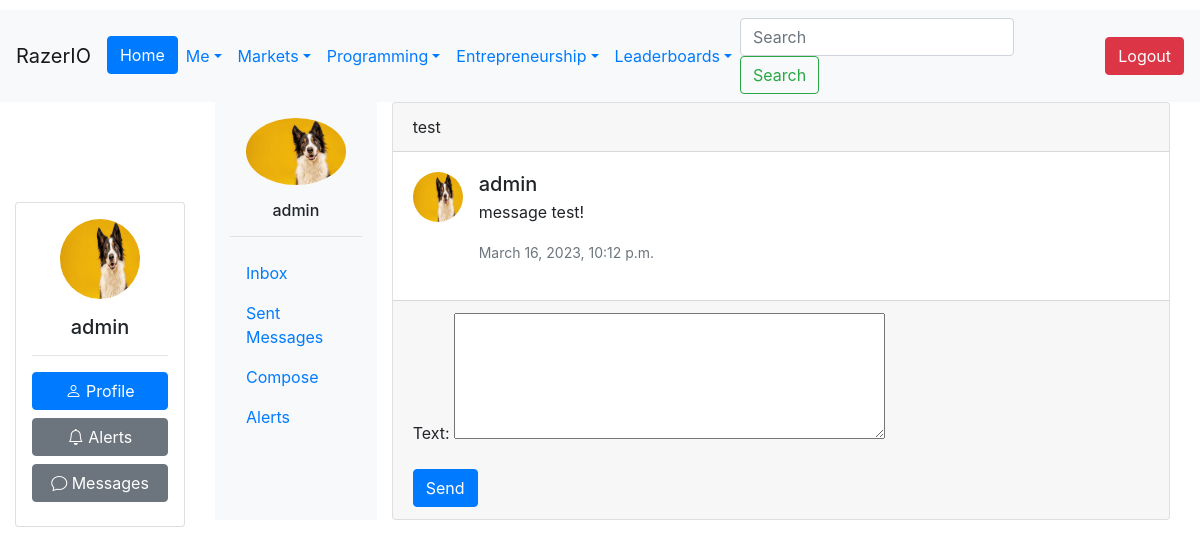
The page /conversation/40 (signed in) on the database its author committed.
### Users/models.py (models this page shows, shortened)
class CustomUser(AbstractUser):
    Bio = models.CharField(max_length=240, default='')
    Salary = models.IntegerField(default=0)
    Company = models.ForeignKey('Company.Company', on_delete=models.CASCADE,
                                   null=True, blank=True)
    Country = models.ForeignKey(Country, on_delete=models.CASCADE, null=True)
    Region = models.ForeignKey(Region, on_delete=models.CASCADE, null=True)
    ProfilePic = models.ImageField(upload_to=upload_to, null=True, blank=True)
    Skill = models.ManyToManyField(Skill, through="User_Skill")
    Company_Verified_Email = models.BooleanField(default=False)
    badges = models.JSONField(default=dict)
    experience_level = models.CharField(choices=EXPERIENCE_LEVEL_CHOICES, max_length=50, default='Principal')
    DateOfBirth = models.DateField(null=True, blank=True)

### MessagingAlerts/models.py (models this page shows, shortened)
class Conversation(models.Model):
    participants = models.ManyToManyField(User, through='Participant', related_name='conversations')
    created_at = models.DateTimeField(auto_now_add=True)
    subject = models.TextField(max_length=256, blank=True, null=True)

class Message(models.Model):
    sender = models.ForeignKey(User, on_delete=models.CASCADE, related_name='send_messages')
    content = models.TextField(max_length=10000)
    timestamp = models.DateTimeField(auto_now_add=True)
    conversation = models.ForeignKey(Conversation, on_delete=models.CASCADE)
    read_by = models.ManyToManyField(User, related_name='read_messages', blank=True)

### MessagingAlerts/views.py (the view)
# urls.py: path('conversation/<int:id>', conversation, name='conversation'),
@login_required
def conversation(request, id):
    user = request.user
    conversation = get_object_or_404(Conversation, id=id)
    participants = conversation.participants.all()
    if user not in participants:
        return render(request, 'unauthorized_conversation.html')
    messages = conversation.message_set.order_by('timestamp')
    for message in messages:
        if user not in message.read_by.all():
            message.read_by.add(user)
            message.save()
    if request.method == "POST":
        form = SendMessageForm(request.POST)
        if form.is_valid():
            message = form.save(commit=False)
            message.conversation = conversation
            message.sender = user
            message.content = form.cleaned_data['content']
            message.save()
            return redirect('conversation', id=id)
    else:
            form = SendMessageForm(initial={'conversation': conversation})
    context = {
        'conversation':conversation,
        'messages':messages,
        'form':form,
    }
    return render(request, 'conversation.html', context=context)

### MessagingAlerts/forms.py
class SendMessageForm(forms.ModelForm):
    content = forms.CharField(widget=forms.Textarea(attrs={'rows':5}), label='Text')
    class Meta:
        model = Message
        fields = ['content']

### templates/conversation.html (shortened to what this page needs)
{% extends 'base.html' %}
{% load static %}
{% block content %}
<div class="container-fluid">
  <div class="row">
<div class="col-md-2 col-sm-3 bg-light">
  <div class="pt-3">
    {% if request.user.ProfilePic %}
      <img src="{{ request.user.ProfilePic.url }}" alt="Profile Image" class="rounded-circle mx-auto d-block img-fluid" width="100">
    {% else %}
      <img src="{% static 'img/pfp.jpg' %}" alt="Profile Image" class="rounded-circle mx-auto d-block img-fluid" width="100">
    {% endif %}
    <h6 class="text-center mt-3">{{ request.user.username }}</h6>
  </div>
  <hr>
  <ul class="nav flex-column">
      <li class="nav-item">
        <a class="nav-link" href="{% url 'inbox' %}">Inbox</a>
      </li>
      <li class="nav-item">
        <a class="nav-link" href="{% url 'outbox' %}">Sent Messages</a>
      </li>
      <li class="nav-item">
        <a class="nav-link" href="#">Compose</a>
      </li>
      <li class="nav-item">
        <a class="nav-link" href="#">Alerts</a>
      </li>
    </ul>
</div>
<div class="col-md-10 col-sm-9">
  <div class="card">
    <div class="card-header">{{ conversation.subject }}</div>
    <div class="card-body">
      <ul class="list-unstyled">
        {% for message in messages %}
          <li class="media">
            {% if message.sender.ProfilePic %}
                <img src="{{ message.sender.ProfilePic.url }}" class="mr-3 rounded-circle" alt="{{ message.sender.username }}" width="50" height="50">
            {% else %}
                <img src="#" class="mr-3 rounded-circle" alt="{{ message.sender.username }}" width="50" height="50">
            {% endif %}
            <div class="media-body">
              <h5 class="mt-0 mb-1">{{ message.sender.username }}</h5>
              <p>{{ message.content }}</p>
              <small class="text-muted">{{ message.timestamp }}</small>
            </div>
          </li>
        {% endfor %}
      </ul>
    </div>
    <div class="card-footer">
      <form method="POST" action="">
        {{ form.as_p }}
        <button type="submit" class="btn btn-primary">Send</button>
      </form>
    </div>
  </div>
</div>
  </div>
</div>
{% endblock %}

### templates/base.html (shortened to what this page needs)
<!doctype html>
<html lang="en">
<head>
{% load bootstrap4 %}
<link rel="stylesheet" href="https://cdn.jsdelivr.net/npm/bootstrap@4.6.2/dist/css/bootstrap.min.css">
<link rel="stylesheet" href="https://unpkg.com/bootstrap-table@1.21.3/dist/bootstrap-table.min.css">
<link rel="stylesheet" href="https://cdn.jsdelivr.net/npm/bootstrap-icons@1.10.3/font/bootstrap-icons.css">
  <link rel="stylesheet" href="https://cdnjs.cloudflare.com/ajax/libs/jqueryui/1.13.2/themes/base/jquery-ui.min.css" />
</head>
<body>
    {% if user.is_authenticated %}
<nav class="navbar navbar-expand-sm navbar-light bg-light" style="margin-top: 10px;">
  <a class="navbar-brand">RazerIO</a>
  <div class="collapse navbar-collapse" id="navbarSupportedContent">
    <ul class="navbar-nav mr-auto">
      <li class="nav-item active">
        <a href="{% url 'home' %}" class="btn btn-primary">Home</a>
      </li>
      <li class="nav-item dropdown">
        <a class="nav-link dropdown-toggle text-primary" href="#" id="navbarDropdown" role="button" data-toggle="dropdown" aria-haspopup="true" aria-expanded="false">Me</a>
      </li>
      <li class="nav-item dropdown">
        <a class="nav-link dropdown-toggle text-primary" href="#" id="navbarDropdown" role="button" data-toggle="dropdown" aria-haspopup="true" aria-expanded="false">Markets</a>
      </li>
      <li class="nav-item dropdown">
        <a class="nav-link dropdown-toggle text-primary" href="#" id="navbarDropdown" role="button" data-toggle="dropdown" aria-haspopup="true" aria-expanded="false">Programming</a>
      </li>
      <li class="nav-item dropdown">
        <a class="nav-link dropdown-toggle text-primary" href="#" id="navbarDropdown" role="button" data-toggle="dropdown" aria-haspopup="true" aria-expanded="false">Entrepreneurship</a>
      </li>
            <li class="nav-item dropdown">
        <a class="nav-link dropdown-toggle text-primary" href="#" id="navbarDropdown" role="button" data-toggle="dropdown" aria-haspopup="true" aria-expanded="false">Leaderboards</a>
    </ul>
    <form class="form-inline my-2 my-lg-0" method="GET" action="{% url 'search' %}">
      <input class="form-control mr-sm-2" type="search" placeholder="Search" aria-label="Search" name="q">
      <button class="btn btn-outline-success my-2 my-sm-0 mr-5" type="submit">Search</button>
    </form>
    <button type="button" class="btn btn-danger" onclick="location.href='{% url 'logout' %}'">Logout</button>
  </div>
</nav>
{% endif %}
  <main>
    <div class="container-fluid">
      <div class="row">
        {% if user.is_authenticated %}
    <div class="col-sm-2 col-md-2 col-lg-2" style="margin-top: 100px;">
      <div class="card p-3 mb-3">
        <div class="text-center">
          {% if user.ProfilePic %}
          <img src="{{ user.ProfilePic.url }}" class="rounded-circle" width="80" height="80">
            {% else %}
          <img src="https://cdn1.iconfinder.com/data/icons/user-pictures/100/unknown-512.png" class="rounded-circle" width="80" height="80">
          {% endif %}
          <h5 class="mt-3 mb-0">{{ user.username }}</h5>
        </div>
        <hr>
        <div class="d-grid gap-2 flex-column">
          <a href="{% url 'profile' user.id %}" class="btn btn-primary mb-2" style="width: 100%;"><i class="bi bi-person"></i> Profile</a>
          <a href="{% url 'inbox' %}#v-pills-alerts" class="btn btn-secondary mb-2" style="width: 100%;"><i class="bi bi-bell"></i> Alerts</a>
          <a href="{% url 'inbox' %}" class="btn btn-secondary mb-2" style="width: 100%;"><i class="bi bi-chat"></i> Messages</a>
        </div>
      </div>
    </div>
        {% endif %}
        <div class="{% if user.is_authenticated %}col-sm-10 col-md-10 col-lg-10{% else %}col-12{% endif %}">
    {% block content %}
    {% endblock %}
          </div>
    </div>
    </div>
  </main>
  </body>
</html>

### rows shown on the page
CustomUser: ProfilePic (picture), username "admin", user.ProfilePic (picture), user.username "admin"
Conversation: subject "test"
Message: sender.ProfilePic (picture), sender.username "admin", content "message test!", timestamp "March 16, 2023, 10:12 p.m."
